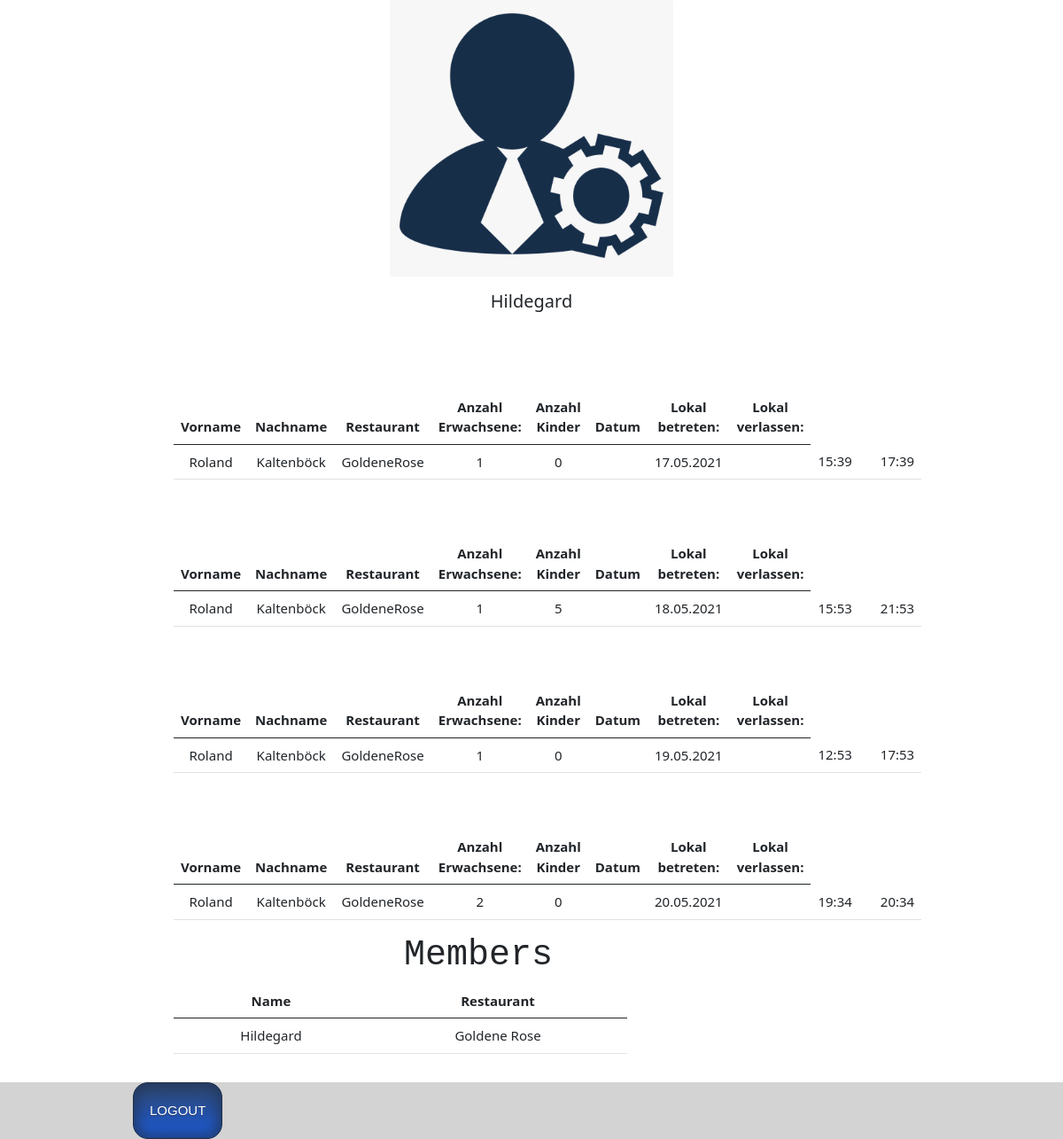
Screenshot of /home.php (signed in) with the database file from the repository.
### tables this page shows
CREATE TABLE `gaesteliste` (
  `id` int(11) NOT NULL,
  `vorname` varchar(190) NOT NULL,
  `nachname` varchar(190) NOT NULL,
  `restaurant` varchar(190) NOT NULL,
  `anzahl_erwachsene` int(190) NOT NULL,
  `anzahl_kinder` int(190) NOT NULL,
  `zeit_lokal_betreten` time(6) NOT NULL,
  `zeit_lokal_verlassen` time(6) NOT NULL,
  `datum` date NOT NULL,
  `mail` varchar(190) NOT NULL,
  `userid` int(11) NOT NULL
);

### db_conn.php (called while the page is built, shortened)
<?php
$sname = "localhost";
$uname = "root";
$password = "";
$db_name = "kaltenboeck_db";
$conn = mysqli_connect($sname, $uname, $password, $db_name);
mysqli_set_charset($conn, "utf8");
function query($statement) {
    global $conn;
    $result = mysqli_query($conn, $statement) or die(mysqli_error($conn) . "<br />" . $statement);
    return $result;
}

### php/members.php (the view, shortened to what this page needs)
<?php
$result = query("SELECT * from gaesteliste where restaurant = (Select titel from restaurant where id = (Select id_restaurant from restaurantbesitzer where id_besitzer = $_SESSION[id])) ORDER BY datum ASC");
while ($row = mysqli_fetch_assoc($result)) {
    echo "<table class='table'>";
    echo "<thead>";
    echo "<tr>";
    echo "<th>Vorname</th>";
    echo "<th>Nachname</th>";
    echo "<th>Restaurant</th>";
    echo "<th>Anzahl Erwachsene:</th>";
    echo "<th>Anzahl Kinder</th>";
    echo "<th>Datum</th>";
    echo "<th>Lokal betreten:</th>";
    echo "<th>Lokal verlassen:</th>";
    echo "</tr>";
    echo "</thead>";
    echo "<br>";
    echo "<tbody>";
    echo "<tr>";
    echo "<td>{$row['vorname']}</td>";
    echo "<td>{$row['nachname']}</td>";
    echo "<td>{$row['restaurant']}</td>";
    echo "<td>{$row['anzahl_erwachsene']}</td>";
    echo "<td>{$row['anzahl_kinder']}</td>";
    echo "<td>";
    $date = date("d.m.Y", strtotime($row['datum']));
    echo "<td>";
    echo $date;
    echo "<td>";
    $date = date("H:i", strtotime($row['zeit_lokal_betreten']));
    echo "<td>";
    echo $date;
    echo "<td>";
    $date = date("H:i", strtotime($row['zeit_lokal_verlassen']));
    echo "<td>";
    echo $date;
    echo "</tr>";
    echo "</tbody>";
    echo "<br>";
    echo "<table>";
}

### rows the page displays
gaesteliste: vorname "Roland", nachname "Kaltenböck", restaurant "GoldeneRose", anzahl_erwachsene "1", anzahl_kinder "0", datum "17.05.2021", zeit_lokal_betreten "15:39", zeit_lokal_verlassen "17:39"
gaesteliste: vorname "Roland", nachname "Kaltenböck", restaurant "GoldeneRose", anzahl_erwachsene "1", anzahl_kinder "5", datum "18.05.2021", zeit_lokal_betreten "15:53", zeit_lokal_verlassen "21:53"
gaesteliste: vorname "Roland", nachname "Kaltenböck", restaurant "GoldeneRose", anzahl_erwachsene "1", anzahl_kinder "0", datum "19.05.2021", zeit_lokal_betreten "12:53", zeit_lokal_verlassen "17:53"
gaesteliste: vorname "Roland", nachname "Kaltenböck", restaurant "GoldeneRose", anzahl_erwachsene "2", anzahl_kinder "0", datum "20.05.2021", zeit_lokal_betreten "19:34", zeit_lokal_verlassen "20:34"

### other values shown
$_SESSION['username'] "Hildegard"
$_SESSION[username] "Hildegard"
$_SESSION[name] "Goldene Rose"
